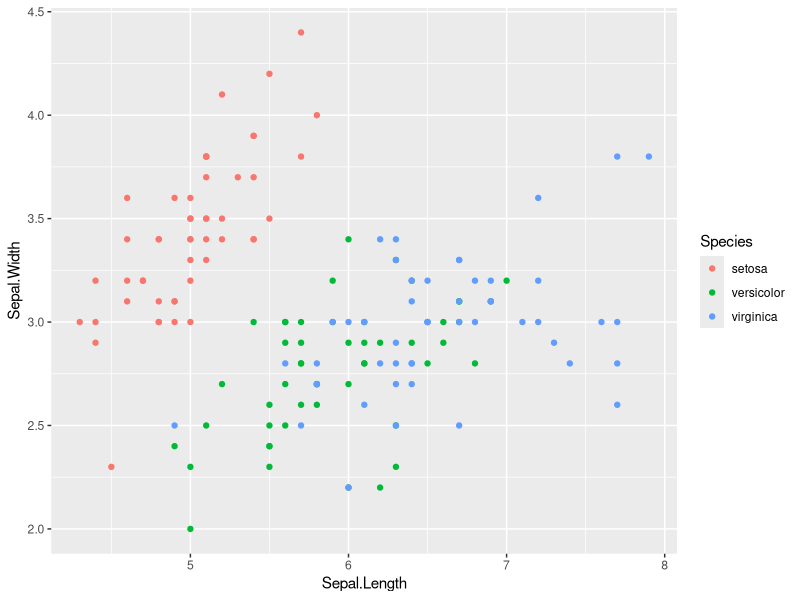
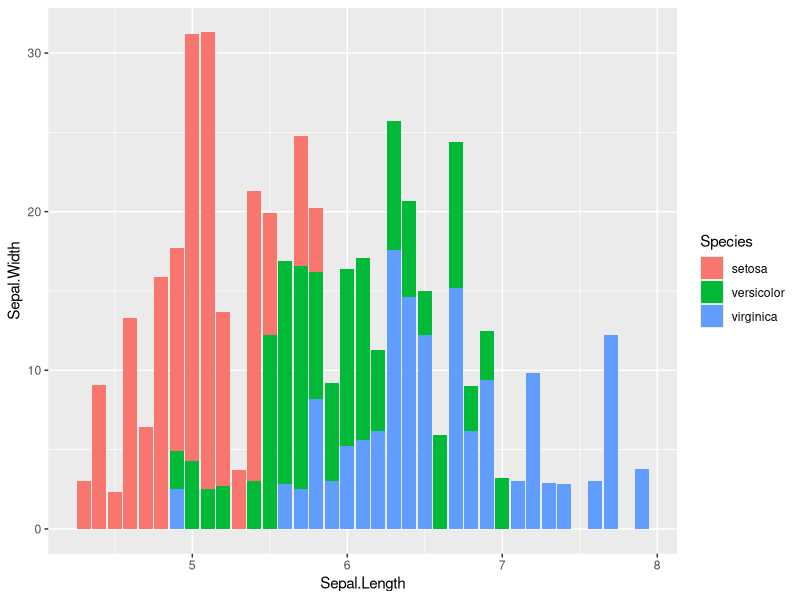
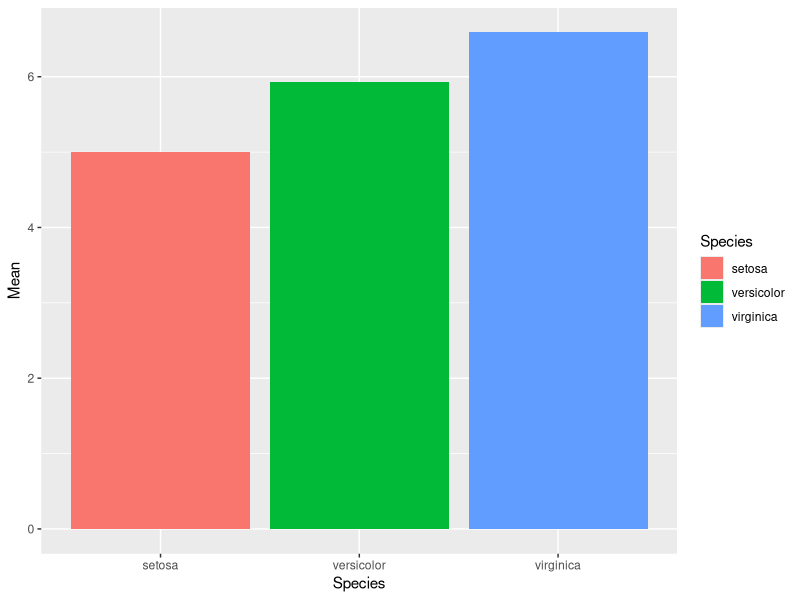
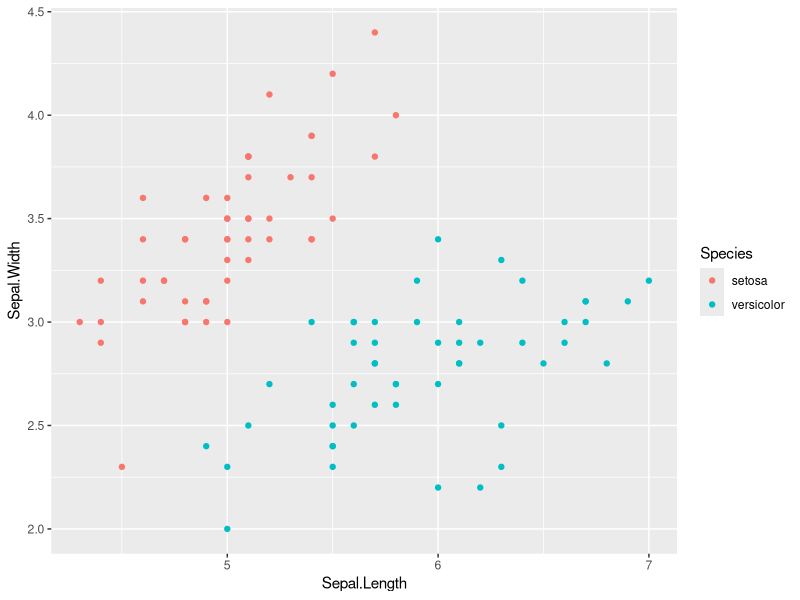
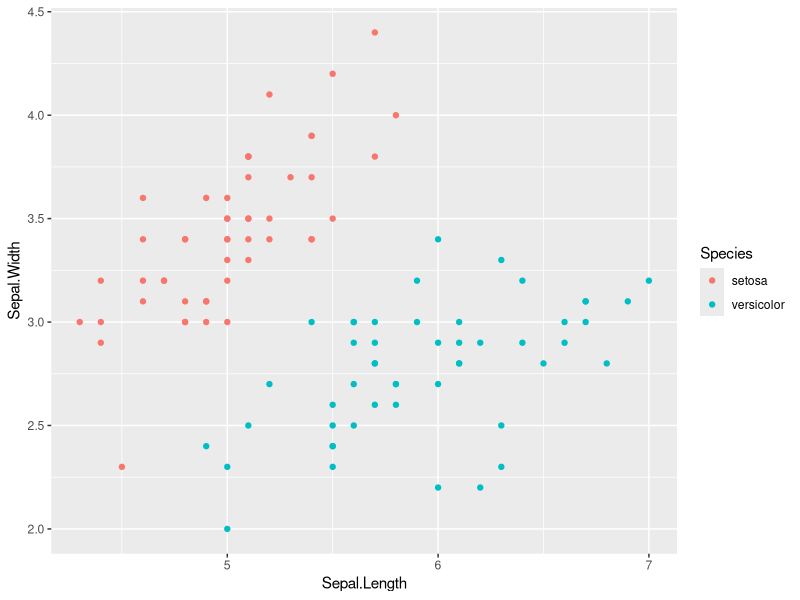

R code for these plots, in order:
library(tidyverse)

data("iris")
data("mitcars")

names(iris)

ggplot(iris, aes(x=Sepal.Length, y=Sepal.Width, color=Species)) + geom_point()
  
ggplot(iris, aes(x=Sepal.Length, y=Sepal.Width, fill=Species)) + geom_bar(stat = "identity") #geom_col()

iris %>% group_by(Species) %>% summarize(Mean = mean(Sepal.Length)) %>%

ggplot(aes(x=Species, y=Mean, fill=Species)) + geom_col()

iris[iris$Species == "setosa" | iris$Species == "versicolor",] %>%
ggplot(aes(x=Sepal.Length, y=Sepal.Width, color=Species)) + geom_point()

filter(iris, Species != "virginica") %>%
  ggplot(aes(x=Sepal.Length, y=Sepal.Width, color=Species)) + geom_point()
